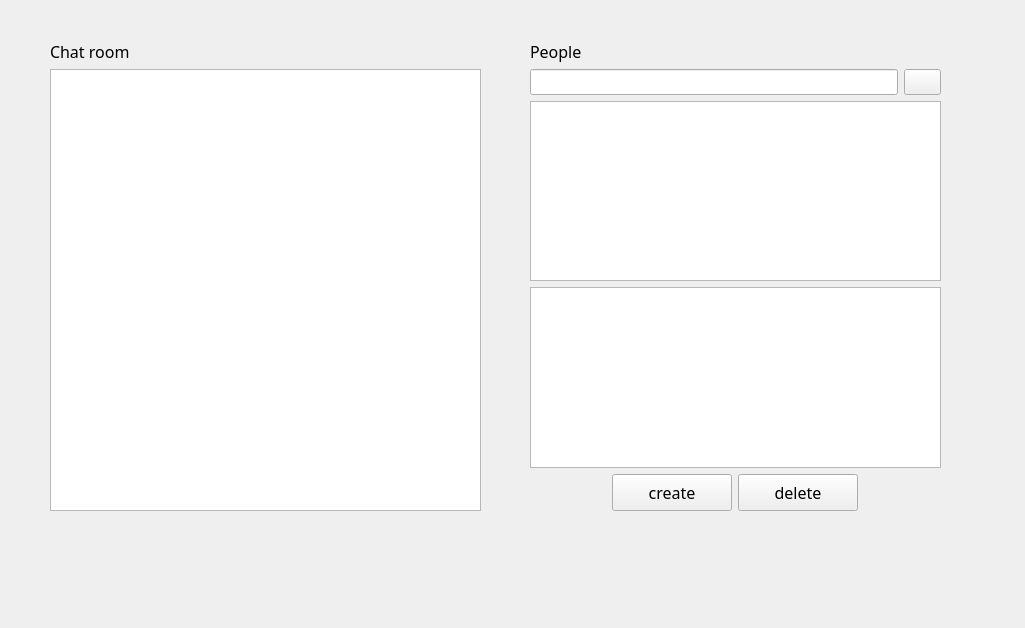
<?xml version="1.0" encoding="UTF-8"?>
<ui version="4.0">
 <class>ChatWidgetForResident</class>
 <widget class="QWidget" name="ChatWidgetForResident">
  <property name="geometry">
   <rect>
    <x>0</x>
    <y>0</y>
    <width>1025</width>
    <height>628</height>
   </rect>
  </property>
  <property name="sizePolicy">
   <sizepolicy hsizetype="Expanding" vsizetype="Expanding">
    <horstretch>0</horstretch>
    <verstretch>0</verstretch>
   </sizepolicy>
  </property>
  <property name="font">
   <font>
    <family>한화 L</family>
    <pointsize>9</pointsize>
   </font>
  </property>
  <property name="windowTitle">
   <string>Form</string>
  </property>
  <widget class="QWidget" name="layoutWidget">
   <property name="geometry">
    <rect>
     <x>50</x>
     <y>40</y>
     <width>431</width>
     <height>471</height>
    </rect>
   </property>
   <layout class="QVBoxLayout" name="verticalLayout">
    <item>
     <layout class="QHBoxLayout" name="horizontalLayout">
      <item>
       <widget class="QLabel" name="chatRoomLabel">
        <property name="sizePolicy">
         <sizepolicy hsizetype="Expanding" vsizetype="Maximum">
          <horstretch>0</horstretch>
          <verstretch>0</verstretch>
         </sizepolicy>
        </property>
        <property name="maximumSize">
         <size>
          <width>16777215</width>
          <height>50</height>
         </size>
        </property>
        <property name="font">
         <font>
          <family>한화 L</family>
          <pointsize>12</pointsize>
         </font>
        </property>
        <property name="text">
         <string>Chat room</string>
        </property>
       </widget>
      </item>
      <item>
       <spacer name="horizontalSpacer">
        <property name="orientation">
         <enum>Qt::Orientation::Horizontal</enum>
        </property>
        <property name="sizeHint" stdset="0">
         <size>
          <width>288</width>
          <height>20</height>
         </size>
        </property>
       </spacer>
      </item>
     </layout>
    </item>
    <item>
     <widget class="QListWidget" name="chatRoomListWidget">
      <property name="font">
       <font>
        <family>한화 L</family>
        <pointsize>11</pointsize>
       </font>
      </property>
     </widget>
    </item>
   </layout>
  </widget>
  <widget class="QWidget" name="layoutWidget_2">
   <property name="geometry">
    <rect>
     <x>530</x>
     <y>40</y>
     <width>411</width>
     <height>471</height>
    </rect>
   </property>
   <layout class="QVBoxLayout" name="verticalLayout_2">
    <item>
     <layout class="QHBoxLayout" name="horizontalLayout_2">
      <item>
       <widget class="QLabel" name="peopleLabel">
        <property name="sizePolicy">
         <sizepolicy hsizetype="Expanding" vsizetype="Maximum">
          <horstretch>0</horstretch>
          <verstretch>0</verstretch>
         </sizepolicy>
        </property>
        <property name="maximumSize">
         <size>
          <width>16777215</width>
          <height>50</height>
         </size>
        </property>
        <property name="font">
         <font>
          <family>한화 L</family>
          <pointsize>12</pointsize>
         </font>
        </property>
        <property name="text">
         <string>People</string>
        </property>
       </widget>
      </item>
      <item>
       <spacer name="horizontalSpacer_2">
        <property name="orientation">
         <enum>Qt::Orientation::Horizontal</enum>
        </property>
        <property name="sizeHint" stdset="0">
         <size>
          <width>288</width>
          <height>20</height>
         </size>
        </property>
       </spacer>
      </item>
     </layout>
    </item>
    <item>
     <layout class="QHBoxLayout" name="horizontalLayout_3">
      <item>
       <widget class="QLineEdit" name="searchNameEdit">
        <property name="sizePolicy">
         <sizepolicy hsizetype="Expanding" vsizetype="Maximum">
          <horstretch>0</horstretch>
          <verstretch>0</verstretch>
         </sizepolicy>
        </property>
        <property name="maximumSize">
         <size>
          <width>16777215</width>
          <height>80</height>
         </size>
        </property>
        <property name="font">
         <font>
          <family>한화 L</family>
          <pointsize>10</pointsize>
         </font>
        </property>
       </widget>
      </item>
      <item>
       <widget class="QPushButton" name="searchNameButton">
        <property name="sizePolicy">
         <sizepolicy hsizetype="Maximum" vsizetype="Maximum">
          <horstretch>0</horstretch>
          <verstretch>0</verstretch>
         </sizepolicy>
        </property>
        <property name="maximumSize">
         <size>
          <width>80</width>
          <height>80</height>
         </size>
        </property>
        <property name="text">
         <string/>
        </property>
       </widget>
      </item>
     </layout>
    </item>
    <item>
     <widget class="QListWidget" name="searchResultWidget">
      <property name="sizePolicy">
       <sizepolicy hsizetype="Expanding" vsizetype="Expanding">
        <horstretch>0</horstretch>
        <verstretch>0</verstretch>
       </sizepolicy>
      </property>
      <property name="maximumSize">
       <size>
        <width>16777215</width>
        <height>200</height>
       </size>
      </property>
      <property name="font">
       <font>
        <family>한화 L</family>
        <pointsize>11</pointsize>
       </font>
      </property>
     </widget>
    </item>
    <item>
     <widget class="QListWidget" name="selectedResidentWidget">
      <property name="sizePolicy">
       <sizepolicy hsizetype="Expanding" vsizetype="Expanding">
        <horstretch>0</horstretch>
        <verstretch>0</verstretch>
       </sizepolicy>
      </property>
      <property name="maximumSize">
       <size>
        <width>16777215</width>
        <height>200</height>
       </size>
      </property>
      <property name="font">
       <font>
        <family>한화 L</family>
        <pointsize>11</pointsize>
       </font>
      </property>
     </widget>
    </item>
    <item>
     <layout class="QHBoxLayout" name="horizontalLayout_4">
      <item>
       <spacer name="createButtonSpacer_1">
        <property name="orientation">
         <enum>Qt::Orientation::Horizontal</enum>
        </property>
        <property name="sizeHint" stdset="0">
         <size>
          <width>148</width>
          <height>20</height>
         </size>
        </property>
       </spacer>
      </item>
      <item>
       <widget class="QPushButton" name="createButton">
        <property name="sizePolicy">
         <sizepolicy hsizetype="Expanding" vsizetype="Expanding">
          <horstretch>0</horstretch>
          <verstretch>0</verstretch>
         </sizepolicy>
        </property>
        <property name="minimumSize">
         <size>
          <width>120</width>
          <height>37</height>
         </size>
        </property>
        <property name="font">
         <font>
          <family>한화 L</family>
          <pointsize>12</pointsize>
         </font>
        </property>
        <property name="text">
         <string>create</string>
        </property>
       </widget>
      </item>
      <item>
       <widget class="QPushButton" name="deleteButton">
        <property name="sizePolicy">
         <sizepolicy hsizetype="Expanding" vsizetype="Expanding">
          <horstretch>0</horstretch>
          <verstretch>0</verstretch>
         </sizepolicy>
        </property>
        <property name="minimumSize">
         <size>
          <width>120</width>
          <height>37</height>
         </size>
        </property>
        <property name="font">
         <font>
          <family>한화 L</family>
          <pointsize>12</pointsize>
         </font>
        </property>
        <property name="text">
         <string>delete</string>
        </property>
       </widget>
      </item>
      <item>
       <spacer name="createButtonSpacer_2">
        <property name="orientation">
         <enum>Qt::Orientation::Horizontal</enum>
        </property>
        <property name="sizeHint" stdset="0">
         <size>
          <width>148</width>
          <height>20</height>
         </size>
        </property>
       </spacer>
      </item>
     </layout>
    </item>
   </layout>
  </widget>
 </widget>
 <resources/>
 <connections/>
</ui>
